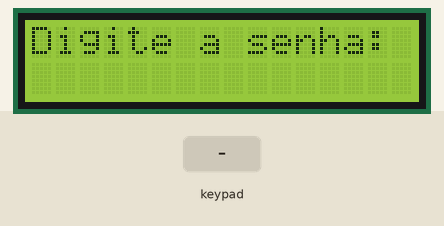
Recording of a program running on a simulated Arduino Mega 2560, built with avr-gcc and run on an emulated ATmega2560. Shown: 16×2 character LCD. The inputs (shaded band) are chosen by the test bench.

Above: at 1.2 s.
1.3 s: keypad keys 5 1 4 1 4 3 4 7 pressed 0.4 s apart
At 4.8 s:
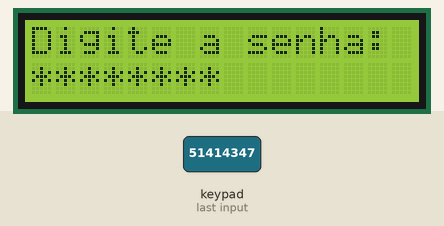
6.0 s: key '1' pressed
At 7.2 s:
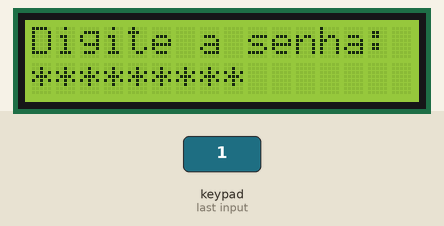
7.5 s: keypad keys 5 1 4 1 4 3 4 7 # pressed 0.4 s apart
At 11.1 s:
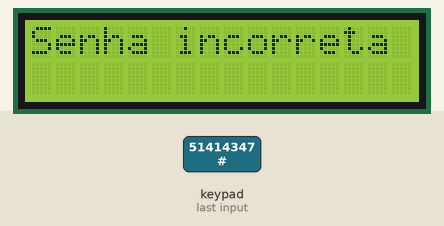
12.6 s: keypad keys 1 2 3 4 # pressed 0.4 s apart
At 14.9 s:
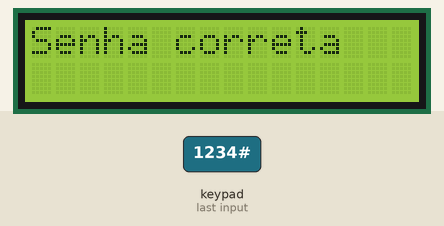
17.6 s: key '2' pressed
At 18.6 s:
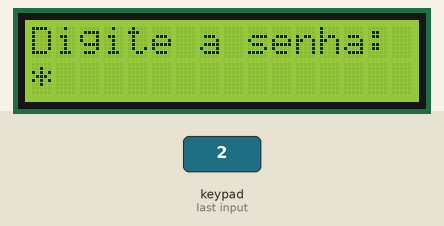
19.1 s: key '3' pressed
At 19.8 s:
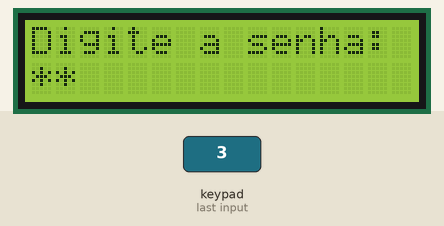
Timing chart, 0 to 21.6 s (numbered marks = the images above; inputs shaded):
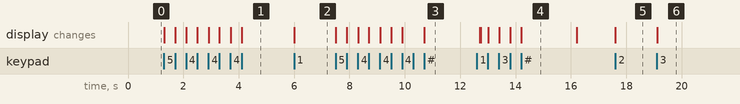

Measured:
- after the input at 1.3 s, the display: first changes at once (image 1 shows a later state)
- after the input at 6.0 s, the display: changes at once (image 2)
- after the input at 7.5 s, the display: first changes at once (image 3 shows a later state)
- after the input at 12.6 s, the display: first differs from a run without the input after 0.13 s (image 4 shows a later state)
- after the input at 17.6 s, the display: changes at once (image 5)
- after the input at 19.1 s, the display: changes at once (image 6)
- what the display in image 4 shows lasts 2.0 s, from 14.2 s to 16.2 s

The program:

main.cpp
```cpp
#include <Arduino.h>
#include <LiquidCrystal.h>
#include <Keypad.h>

//Define os pinos que serão utilizados para ligação ao display
LiquidCrystal lcd(12, 11, 5, 4, 3, 2);
const byte ROWS = 4;
const byte COLS = 3;
byte rowPins[ROWS] = {51, 41, 43, 47}; //linhas = { pin2, pin7, pin6, pin4} Pinos do Keypad
byte colPins[COLS] = {49, 53, 45};     //colunas = { pin3, pin1, pin5}      Pinos do keypad

char keys[ROWS][COLS] = {
  {'1', '2', '3'},
  {'4', '5', '6'},
  {'7', '8', '9'},
  {'*', '0', '#'}
};

// Crie a instância do teclado
Keypad keypad = Keypad(makeKeymap(keys), rowPins, colPins, ROWS, COLS);

String senhaCorreta = "1234";
String senhaDigitada = "";
String senhaShow     = "";


void setup()
{
  //Define o número de colunas e linhas do LCD
  lcd.begin(16, 2);
  lcd.print("Digite a senha:");
}

void loop(){
  char key = keypad.getKey();

  if (key) {
    if (key == '#') { // Verifica se a tecla '#' foi pressionada para confirmar a senha
      if (senhaDigitada == senhaCorreta) {
        lcd.clear();
        lcd.print("Senha correta");
      } else {
        lcd.clear();
        lcd.print("Senha incorreta");
      }
      delay(2000); // Aguarda 2 segundos
      lcd.clear();
      lcd.print("Digite a senha:");
      senhaDigitada = ""; // Reseta a senha digitada
      senhaShow     = "";
    } else if (key == '*') { // Verifica se a tecla '*' foi pressionada para apagar
      if (senhaDigitada.length() > 0) {
        senhaDigitada.remove(senhaDigitada.length() - 1);
        senhaShow.remove(senhaShow.length() - 1); // Remove o último caractere
        lcd.setCursor(0, 1);
        lcd.print(senhaShow);
        lcd.print(" "); // Apaga o último caractere no LCD
      }
    } else { // Adiciona o dígito pressionado à senha
      senhaDigitada += key;
      senhaShow     += '*';
      lcd.setCursor(0, 1);
      lcd.print(senhaShow);
    }
  }
}
```

Key.cpp
```cpp
// (licence header left out)
#include <Key.h>


// default constructor
Key::Key() {
	kchar = NO_KEY;
	kstate = IDLE;
	stateChanged = false;
}

// constructor
Key::Key(char userKeyChar) {
	kchar = userKeyChar;
	kcode = -1;
	kstate = IDLE;
	stateChanged = false;
}


void Key::key_update (char userKeyChar, KeyState userState, boolean userStatus) {
	kchar = userKeyChar;
	kstate = userState;
	stateChanged = userStatus;
}


/*
|| @changelog
|| | 1.0 2012-06-04 - Mark Stanley : Initial Release
|| #
*/
```

Key.h
```cpp
// (licence header left out)
#ifndef Keypadlib_KEY_H_
#define Keypadlib_KEY_H_

#include <Arduino.h>

#define OPEN LOW
#define CLOSED HIGH

typedef unsigned int uint;
typedef enum{ IDLE, PRESSED, HOLD, RELEASED } KeyState;

const char NO_KEY = '\0';

class Key {
public:
	// members
	char kchar;
	int kcode;
	KeyState kstate;
	boolean stateChanged;

	// methods
	Key();
	Key(char userKeyChar);
	void key_update(char userKeyChar, KeyState userState, boolean userStatus);

private:

};

#endif

/*
|| @changelog
|| | 1.0 2012-06-04 - Mark Stanley : Initial Release
|| #
*/
```
